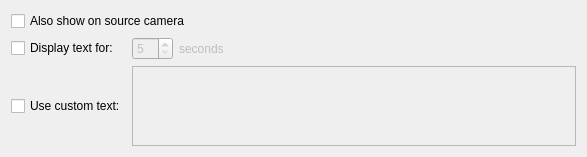
<?xml version="1.0" encoding="UTF-8"?>
<ui version="4.0">
 <class>ShowTextOverlayActionWidget</class>
 <widget class="QWidget" name="ShowTextOverlayActionWidget">
  <property name="geometry">
   <rect>
    <x>0</x>
    <y>0</y>
    <width>587</width>
    <height>147</height>
   </rect>
  </property>
  <property name="windowTitle">
   <string/>
  </property>
  <layout class="QGridLayout" name="gridLayout">
   <item row="1" column="0">
    <widget class="QCheckBox" name="fixedDurationCheckBox">
     <property name="text">
      <string>Display text for:</string>
     </property>
    </widget>
   </item>
   <item row="2" column="0">
    <widget class="QCheckBox" name="customTextCheckBox">
     <property name="text">
      <string>Use custom text:</string>
     </property>
    </widget>
   </item>
   <item row="2" column="1">
    <widget class="QPlainTextEdit" name="customTextEdit">
     <property name="enabled">
      <bool>false</bool>
     </property>
     <property name="sizePolicy">
      <sizepolicy hsizetype="Expanding" vsizetype="Fixed">
       <horstretch>0</horstretch>
       <verstretch>0</verstretch>
      </sizepolicy>
     </property>
     <property name="maximumSize">
      <size>
       <width>16777215</width>
       <height>80</height>
      </size>
     </property>
    </widget>
   </item>
   <item row="1" column="1">
    <widget class="QWidget" name="durationWidget" native="true">
     <property name="enabled">
      <bool>false</bool>
     </property>
     <layout class="QHBoxLayout" name="horizontalLayout" stretch="0,1">
      <property name="leftMargin">
       <number>0</number>
      </property>
      <property name="topMargin">
       <number>0</number>
      </property>
      <property name="rightMargin">
       <number>0</number>
      </property>
      <property name="bottomMargin">
       <number>0</number>
      </property>
      <item>
       <widget class="QSpinBox" name="durationSpinBox">
        <property name="suffix">
         <string/>
        </property>
        <property name="minimum">
         <number>5</number>
        </property>
        <property name="maximum">
         <number>30</number>
        </property>
       </widget>
      </item>
      <item>
       <widget class="QLabel" name="durationSuffixLabel">
        <property name="text">
         <string>seconds</string>
        </property>
       </widget>
      </item>
     </layout>
    </widget>
   </item>
   <item row="0" column="0" colspan="2">
    <widget class="QCheckBox" name="useSourceCheckBox">
     <property name="text">
      <string>Also show on source camera</string>
     </property>
    </widget>
   </item>
  </layout>
 </widget>
 <resources/>
 <connections/>
</ui>
